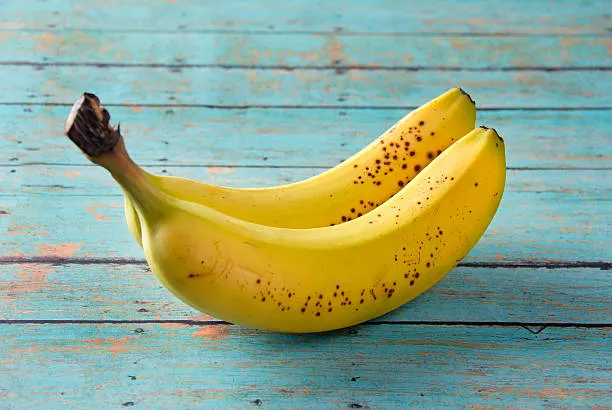
#> input picture 2026/02-22/data/banana.webp, 612 x 410 px, given in place of the camera
$ python webcam-color-dection.py
#> lines starting #> are read from the running program, lines starting #| are printed output that depends on the picture; after the words box and inside, x2 and y2 are one past the last pixel; in counts of white or black regions, pixels touching at a corner belong together
import cv2
import numpy as np

# yellow
lower = np.array([25, 150, 150])
upper = np.array([35, 255, 255])

# read webcam
webcam = cv2.VideoCapture(2)

# read frames
while True:
    ret, frame = webcam.read()
#> frame is the input picture: shape (410, 612, 3); mean B, G, R 139.4, 166.9, 145.9

    if not ret:
        break

    blurred_imaged = cv2.GaussianBlur(frame, (5,5), 0)
    hsv_image = cv2.cvtColor(blurred_imaged, cv2.COLOR_BGR2HSV)
#> hsv_image: shape (410, 612, 3); mean H, S, V 71.3, 98.6, 178.5

    mask = cv2.inRange(hsv_image, lower, upper)
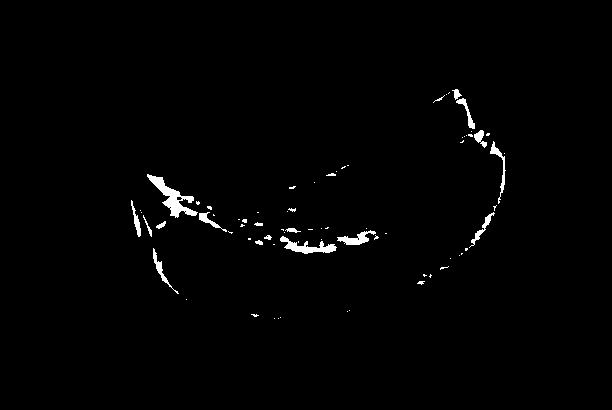
#> mask: shape (410, 612); 1.2% white; 74 white regions (56 under 20 px)

    contours, hierarchy = cv2.findContours(mask, cv2.RETR_EXTERNAL, cv2.CHAIN_APPROX_SIMPLE)
#> contours = 74 contours, 60 with area under 20; largest, box (x1, y1, x2, y2) and area: (147, 174, 198, 218) 606, (280, 236, 337, 254) 331, (337, 230, 376, 245) 206, (490, 141, 506, 204) 134, (153, 248, 179, 294) 122

    for cnt in contours:
        if cv2.contourArea(cnt) > 800:
            x, y, w, h = cv2.boundingRect(cnt)

            cv2.rectangle(frame, (x,y), (x+w,y+h), (0,255,0),2)
#> this loop made 74 passes
#> cnt on passes 1, 2, 3, 5, 6, 7, 12, 13, 14, 17, 18, 20: [[278, 318]], [[274, 318]], [[280, 317]], [[347, 311]], [[349, 310]], [[186, 299]], [[450, 258]], [[459, 255]], [[461, 253], [461, 254], [462, 253]], [[273, 244], [274, 244]], [[298, 241], [298, 242]], [[321, 239]]

    cv2.imshow("image", frame)
    if cv2.waitKey(40) == ord("q"):
#> (key q is pressed here)
        break


webcam.release()
cv2.destroyAllWindows()
